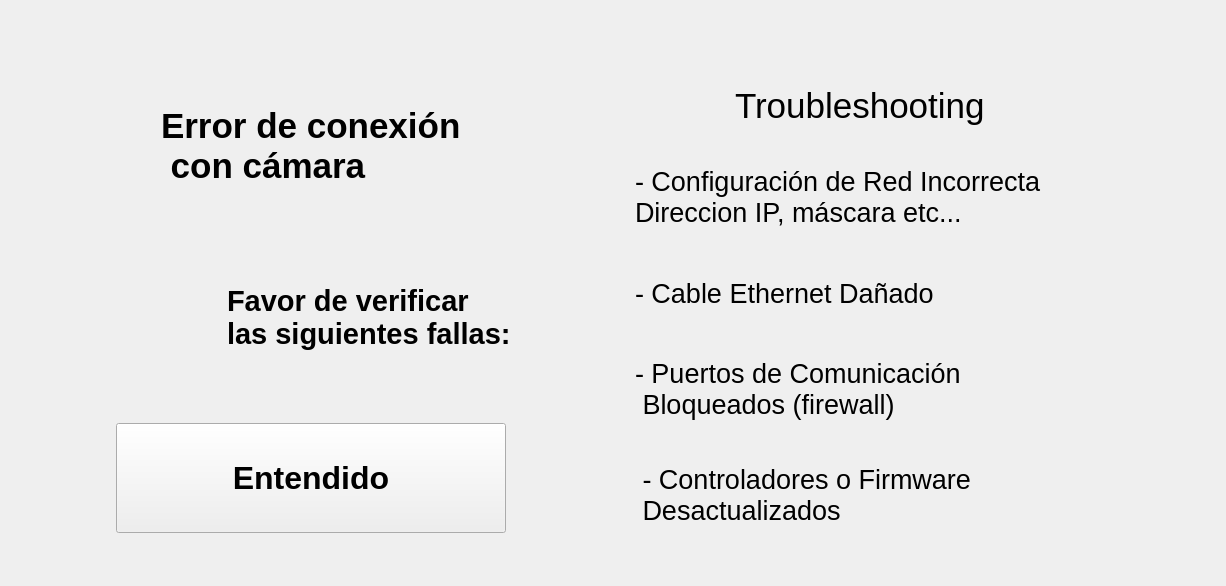
      <widget class="QWidget" name="page_4">
       <layout class="QGridLayout" name="gridLayout_9">
        <item row="0" column="0">
         <layout class="QHBoxLayout" name="horizontalLayout_44">
          <property name="topMargin">
           <number>60</number>
          </property>
          <property name="bottomMargin">
           <number>30</number>
          </property>
          <item>
           <layout class="QVBoxLayout" name="verticalLayout_21">
            <property name="leftMargin">
             <number>50</number>
            </property>
            <item>
             <layout class="QHBoxLayout" name="horizontalLayout_56">
              <property name="spacing">
               <number>30</number>
              </property>
              <item>
               <widget class="QLabel" name="lblTest1_12">
                <property name="minimumSize">
                 <size>
                  <width>70</width>
                  <height>70</height>
                 </size>
                </property>
                <property name="maximumSize">
                 <size>
                  <width>70</width>
                  <height>70</height>
                 </size>
                </property>
                <property name="text">
                 <string/>
                </property>
                <property name="pixmap">
                 <pixmap resource="../resources/resources.qrc">:/resources/webcam.png</pixmap>
                </property>
                <property name="scaledContents">
                 <bool>true</bool>
                </property>
               </widget>
              </item>
              <item>
               <widget class="QLabel" name="lblCode_36">
                <property name="minimumSize">
                 <size>
                  <width>400</width>
                  <height>130</height>
                 </size>
                </property>
                <property name="maximumSize">
                 <size>
                  <width>400</width>
                  <height>130</height>
                 </size>
                </property>
                <property name="font">
                 <font>
                  <pointsize>26</pointsize>
                  <weight>75</weight>
                  <bold>true</bold>
                 </font>
                </property>
                <property name="text">
                 <string>Error de conexión
 con cámara</string>
                </property>
               </widget>
              </item>
             </layout>
            </item>
            <item>
             <layout class="QHBoxLayout" name="horizontalLayout_33">
              <property name="spacing">
               <number>30</number>
              </property>
              <item>
               <widget class="QLabel" name="lblCode_37">
                <property name="minimumSize">
                 <size>
                  <width>70</width>
                  <height>70</height>
                 </size>
                </property>
                <property name="maximumSize">
                 <size>
                  <width>70</width>
                  <height>70</height>
                 </size>
                </property>
                <property name="text">
                 <string/>
                </property>
                <property name="pixmap">
                 <pixmap resource="../resources/resources.qrc">:/resources/magnifying-glass.png</pixmap>
                </property>
                <property name="scaledContents">
                 <bool>true</bool>
                </property>
                <property name="wordWrap">
                 <bool>false</bool>
                </property>
               </widget>
              </item>
              <item>
               <widget class="QLabel" name="label_19">
                <property name="minimumSize">
                 <size>
                  <width>300</width>
                  <height>180</height>
                 </size>
                </property>
                <property name="maximumSize">
                 <size>
                  <width>300</width>
                  <height>180</height>
                 </size>
                </property>
                <property name="font">
                 <font>
                  <pointsize>22</pointsize>
                  <weight>75</weight>
                  <bold>true</bold>
                 </font>
                </property>
                <property name="styleSheet">
                 <string notr="true"/>
                </property>
                <property name="text">
                 <string>Favor de verificar
las siguientes fallas:</string>
                </property>
               </widget>
              </item>
             </layout>
            </item>
            <item>
             <layout class="QHBoxLayout" name="horizontalLayout_34">
              <item>
               <layout class="QHBoxLayout" name="horizontalLayout_35">
                <property name="spacing">
                 <number>60</number>
                </property>
                <item>
                 <widget class="QPushButton" name="btnCameraErrorOK">
                  <property name="minimumSize">
                   <size>
                    <width>390</width>
                    <height>110</height>
                   </size>
                  </property>
                  <property name="maximumSize">
                   <size>
                    <width>390</width>
                    <height>110</height>
                   </size>
                  </property>
                  <property name="font">
                   <font>
                    <pointsize>24</pointsize>
                    <weight>75</weight>
                    <bold>true</bold>
                   </font>
                  </property>
                  <property name="styleSheet">
                   <string notr="true">QPushButton {
	
	color: rgb(255, 255, 255);
	background-color: rgb(11, 186, 78);
     border: 4px solid rgb(11, 186, 78); /* Borde para el QStackedWidget */
    border-radius: 25px; /* Bordes redondeados solo para el QStackedWidget */
    padding: 5px; /* Opcional: agrega espacio interno */
}

QPushButton &gt; * {
    border: none; /* Asegura que los elementos dentro del QStackedWidget no hereden el borde */
    border-radius: 0px; /* Restablece el border-radius para los elementos internos */
    background-color: transparent; /* Opción para mantener el fondo de los elementos internos */
}</string>
                  </property>
                  <property name="text">
                   <string>Entendido</string>
                  </property>
                 </widget>
                </item>
               </layout>
              </item>
             </layout>
            </item>
           </layout>
          </item>
          <item>
           <spacer name="horizontalSpacer_45">
            <property name="orientation">
             <enum>Qt::Horizontal</enum>
            </property>
            <property name="sizeType">
             <enum>QSizePolicy::Expanding</enum>
            </property>
            <property name="sizeHint" stdset="0">
             <size>
              <width>68</width>
              <height>20</height>
             </size>
            </property>
           </spacer>
          </item>
          <item>
           <layout class="QVBoxLayout" name="verticalLayout_9">
            <item>
             <layout class="QHBoxLayout" name="horizontalLayout_57">
              <property name="spacing">
               <number>30</number>
              </property>
              <item>
               <widget class="QLabel" name="lblTest1_13">
                <property name="minimumSize">
                 <size>
                  <width>70</width>
                  <height>70</height>
                 </size>
                </property>
                <property name="maximumSize">
                 <size>
                  <width>70</width>
                  <height>70</height>
                 </size>
                </property>
                <property name="text">
                 <string/>
                </property>
                <property name="pixmap">
                 <pixmap resource="../resources/resources.qrc">:/resources/warning.png</pixmap>
                </property>
                <property name="scaledContents">
                 <bool>true</bool>
                </property>
               </widget>
              </item>
              <item>
               <widget class="QLabel" name="lblCode_38">
                <property name="minimumSize">
                 <size>
                  <width>450</width>
                  <height>30</height>
                 </size>
                </property>
                <property name="font">
                 <font>
                  <pointsize>26</pointsize>
                 </font>
                </property>
                <property name="text">
                 <string>Troubleshooting</string>
                </property>
               </widget>
              </item>
             </layout>
            </item>
            <item>
             <layout class="QVBoxLayout" name="verticalLayout_10">
              <item>
               <widget class="QLabel" name="label_20">
                <property name="minimumSize">
                 <size>
                  <width>580</width>
                  <height>100</height>
                 </size>
                </property>
                <property name="maximumSize">
                 <size>
                  <width>580</width>
                  <height>100</height>
                 </size>
                </property>
                <property name="font">
                 <font>
                  <pointsize>20</pointsize>
                 </font>
                </property>
                <property name="text">
                 <string>- Configuración de Red Incorrecta
Direccion IP, máscara etc...</string>
                </property>
               </widget>
              </item>
              <item>
               <widget class="QLabel" name="label_21">
                <property name="minimumSize">
                 <size>
                  <width>580</width>
                  <height>80</height>
                 </size>
                </property>
                <property name="maximumSize">
                 <size>
                  <width>580</width>
                  <height>80</height>
                 </size>
                </property>
                <property name="font">
                 <font>
                  <pointsize>20</pointsize>
                 </font>
                </property>
                <property name="text">
                 <string>- Cable Ethernet Dañado</string>
                </property>
               </widget>
              </item>
              <item>
               <widget class="QLabel" name="label_22">
                <property name="minimumSize">
                 <size>
                  <width>580</width>
                  <height>100</height>
                 </size>
                </property>
                <property name="maximumSize">
                 <size>
                  <width>580</width>
                  <height>100</height>
                 </size>
                </property>
                <property name="font">
                 <font>
                  <pointsize>20</pointsize>
                 </font>
                </property>
                <property name="text">
                 <string>- Puertos de Comunicación
 Bloqueados (firewall)</string>
                </property>
               </widget>
              </item>
              <item>
               <widget class="QLabel" name="label_25">
                <property name="minimumSize">
                 <size>
                  <width>580</width>
                  <height>100</height>
                 </size>
                </property>
                <property name="maximumSize">
                 <size>
                  <width>580</width>
                  <height>100</height>
                 </size>
                </property>
                <property name="font">
                 <font>
                  <pointsize>20</pointsize>
                 </font>
                </property>
                <property name="text">
                 <string> - Controladores o Firmware
 Desactualizados</string>
                </property>
               </widget>
              </item>
             </layout>
            </item>
           </layout>
          </item>
         </layout>
        </item>
       </layout>
      </widget>
